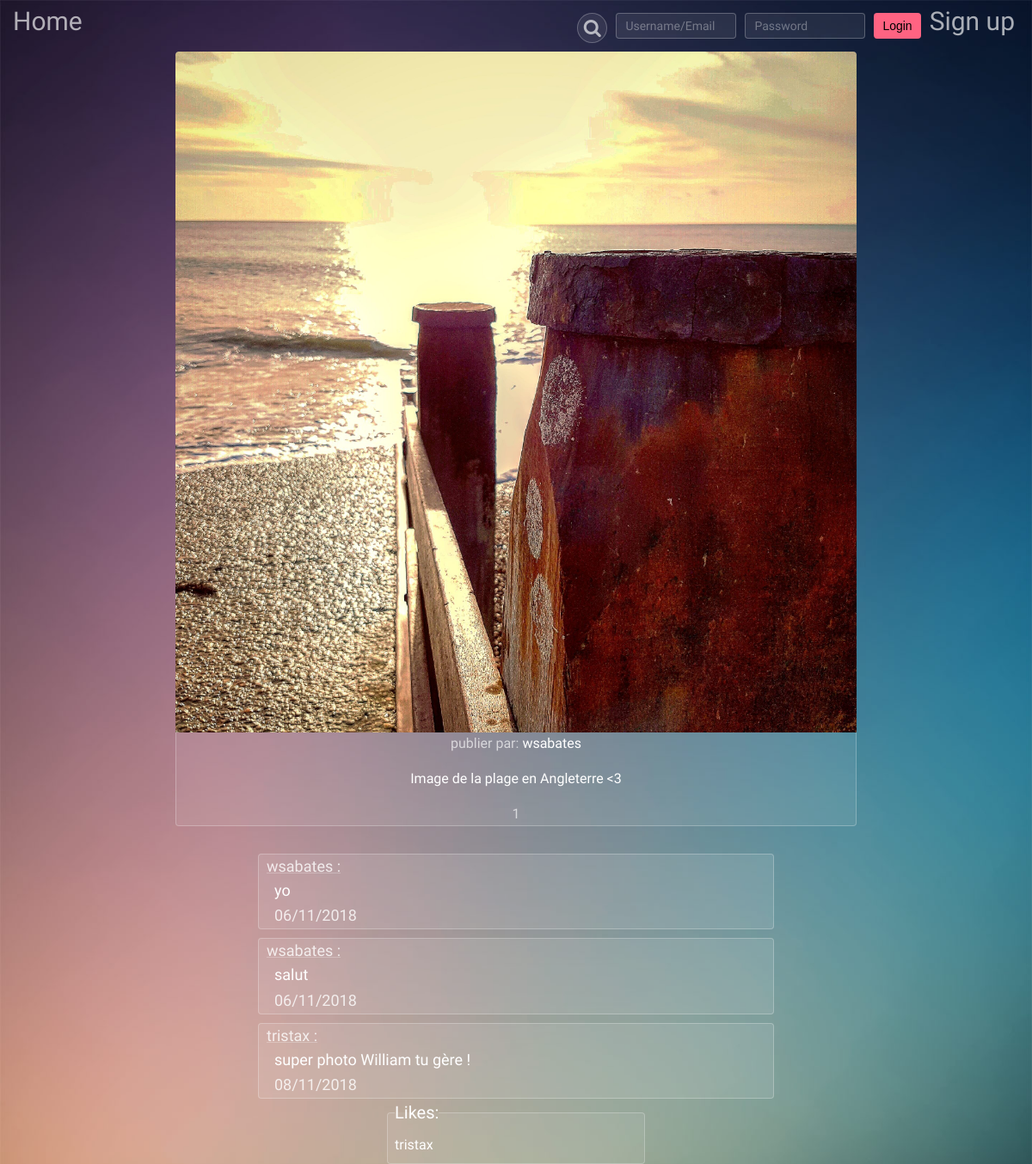
Page /image_commentaire.php?image=plage.jpg on the committed database.
### tables this page shows
CREATE TABLE `uploaded_img` (
  `id` int(11) NOT NULL,
  `user_id` varchar(256) NOT NULL,
  `title` varchar(256) NOT NULL,
  `description` varchar(256) NOT NULL,
  `img_name` varchar(256) NOT NULL,
  `nb_likes` int(11) DEFAULT NULL,
  `a_date` varchar(256) NOT NULL
);

CREATE TABLE `commentaire` (
  `id` int(11) NOT NULL,
  `user_id` varchar(256) NOT NULL,
  `commentaire` varchar(256) NOT NULL,
  `image` varchar(256) NOT NULL,
  `a_date` varchar(256) NOT NULL
);

CREATE TABLE `likes` (
  `id` int(11) NOT NULL,
  `user_id` varchar(256) NOT NULL,
  `image` varchar(256) NOT NULL,
  `likes` int(11) DEFAULT NULL
);

### image_commentaire.php (the view, shortened to what this page needs)
<?php
include_once "header.php";
include "includes/config/database.php";
if(!empty($_GET['image']))
{
$image = htmlspecialchars($_GET['image']);
$sql = "SELECT * FROM uploaded_img WHERE img_name='$image'";
$result = $connexion->query($sql);
$row = $result->fetch(PDO::FETCH_ASSOC);
echo "<section class='thumbnails'>
        <div class='image_commentaire'>
        <a href='images/" . $image . "'>
            <img  src='images/" . $image . "' />
            publier par: <strong>$row[user_id]</strong>
            <h3>$row[description]</h3>
            $row[nb_likes]
        </a>
        </div>
    </section>
";
?>
<div class="commentaire-box">
    <?php
    $sql = "SELECT * FROM commentaire WHERE image='$image';";
    $result = $connexion->query($sql);
    if ($result->rowCount() > 0) {
        while ($row = $result->fetch(PDO::FETCH_ASSOC)) {
            echo "<div class='commentaire' style='margin: 10px 25% 0px 25%;'>
            <h3 style='color: rgba(255, 255, 255, 0.80) !important;'>" . $row['user_id'] . " :</h3>
            <p><strong>" . $row['commentaire'] . "</strong></p>
            <p style='color: rgba(255, 255, 255, 0.80) !important;'>" . $row['a_date'] . "</p>
        </div>";
        }
    }
    ?>
    <?php
    $sql = "SELECT * FROM likes WHERE image='$image';";
    $result = $connexion->query($sql);
    echo "<fieldset class='like-box'>";
    echo "<legend><strong>Likes:</strong></legend>";
    echo "<div  style='color: white !important;'>";
    if ($result->rowCount() > 0) {
        while ($row = $result->fetch(PDO::FETCH_ASSOC)) {
            echo "<div>$row[user_id]<div>";
        }
    } else {
        echo "Nobody as liked this picture";
    }
    echo "</div>";
    echo "</fieldset>";
    }
?>
    <?php
    if(!isset($_GET['like']))
    {
        exit();
    }
    ?>

### assets/css/main.css (style rules this page uses)
html, body, div, span, applet, object, iframe, h1, h2, h3, h4, h5, h6, p, blockquote, pre, a, abbr, acronym, address, big, cite, code, del, dfn, em, img, ins, kbd, q, s, samp, small, strike, strong, sub, sup, tt, var, b, u, i, center, dl, dt, dd, ol, ul, li, fieldset, form, label, legend, table, caption, tbody, tfoot, thead, tr, th, td, article, aside, canvas, details, embed, figure, figcaption, footer, header, hgroup, menu, nav, output, ruby, section, summary, time, mark, audio, video { margin: 0; padding: 0; border: 0; font-size: 100%; font: inherit; vertical-align: baseline; }
article, aside, details, figcaption, figure, footer, header, hgroup, menu, nav, section { display: block; }
body { line-height: 1; }
body { -webkit-text-size-adjust: none; }
*, *:before, *:after { -moz-box-sizing: border-box; -webkit-box-sizing: border-box; box-sizing: border-box; }
body { -ms-overflow-style: scrollbar; }
body { background-color: #000; background-image: url("../../images/bg.jpg"); background-size: cover; background-position: top center; }
body, input, select, textarea { color: rgba(255, 255, 255, 0.65); font-family: "Source Sans Pro", Helvetica, sans-serif; font-size: 13pt; font-weight: 200; line-height: 1.65; }
@media screen and (max-width: 1280px) { body, input, select, textarea { font-size: 12pt; } }
a { color: inherit; text-decoration: none; }
strong, b { color: #ffffff; font-weight: 200; }
p { margin: 0 0 2em 0; }
h1, h2, h3, h4, h5, h6 { color: #ffffff; font-weight: 200; line-height: 1.5; margin: 0 0 1em 0; }
h3 { font-size: 1em; }
.thumbnails { display: -moz-flex; display: -webkit-flex; display: -ms-flex; display: flex; -moz-flex-direction: row; -webkit-flex-direction: row; -ms-flex-direction: row; flex-direction: row; position: relative; margin: 0 0 2em -2em; }
.thumbnails a { -moz-transition: all 0.2s ease; -webkit-transition: all 0.2s ease; -ms-transition: all 0.2s ease; transition: all 0.2s ease; border-bottom: none; display: block; width: 100%; margin: 0 0 2em 0; text-align: center; border-radius: 4px; box-shadow: inset 0 0 0 1px rgba(255, 255, 255, 0.25); background-color: rgba(255, 255, 255, 0.075); cursor: pointer; outline: 0; overflow: hidden; }
.thumbnails a img { display: block; width: 100%; border-top-left-radius: 4px; border-top-right-radius: 4px; }
.thumbnails a h3 { margin: 1em; }
.thumbnails > div { display: -moz-flex; display: -webkit-flex; display: -ms-flex; display: flex; -moz-flex-direction: column; -webkit-flex-direction: column; -ms-flex-direction: column; flex-direction: column; width: calc(100% / 1.5); padding-left: 2em; }
.thumbnails > div > :last-child { margin-bottom: 0; }
@media screen and (max-width: 1280px) { .thumbnails { margin: 0 0 2em -1.5em; } }
@media screen and (max-width: 1280px) { .thumbnails a { margin: 0 0 1.5em 0; } }
@media screen and (max-width: 1280px) { .thumbnails > div { padding-left: 1.5em; } }
.commentaire-box { margin : auto; }
.commentaire { margin-bottom: 1em; border-radius : 4px; border : solid 1px rgba(255, 255, 255, 0.25); background-color : rgba(255, 255, 255, 0.1); }
.commentaire h3 { text-decoration: underline; text-decoration-color: rgba(255, 255, 255, 0.25); padding-left: 0.5em; font-size: 18px; margin-bottom: 0px; }
.commentaire p { padding-left: 1em; margin-bottom: 0px; font-size: 18px; color : #fff; }
.image_commentaire { display: block; margin-left: auto; margin-right: auto; }
.like-box { width: 25%; margin: auto; border-radius: 4px; padding: 0.5em; border: solid 1px rgba(255, 255, 255, 0.25); background-color: rgba(255, 255, 255, 0.075); }
legend { font-size: 20px; }

### rows in the picture
uploaded_img: user "wsabates", description "Image de la plage en Angleterre <3", nb_likes "1"
commentaire: user "wsabates", commentaire "yo", a_date "06/11/2018"
commentaire: user "wsabates", commentaire "salut", a_date "06/11/2018"
commentaire: user "tristax", commentaire "super photo William tu gère !", a_date "08/11/2018"
likes: user "tristax"
